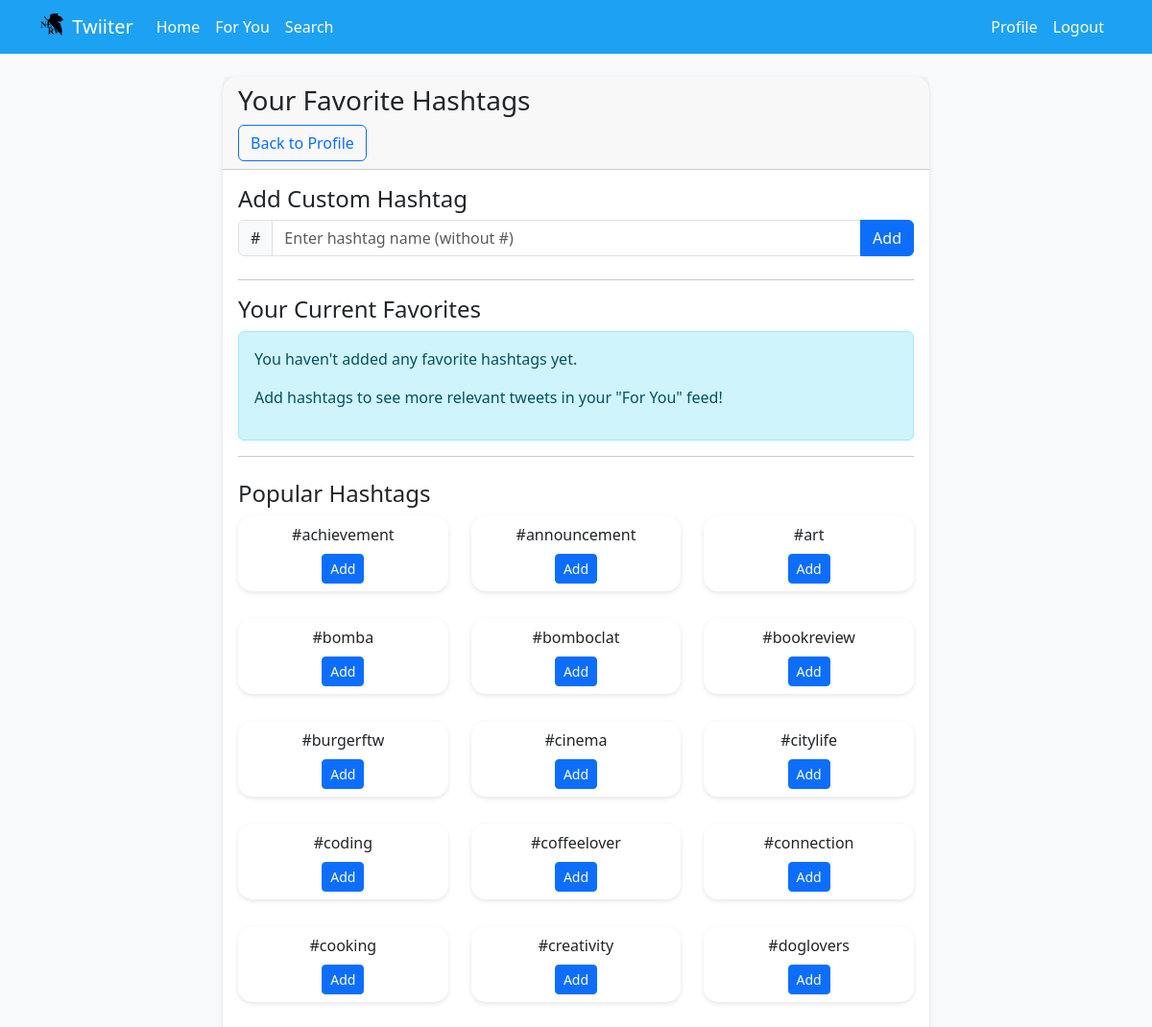
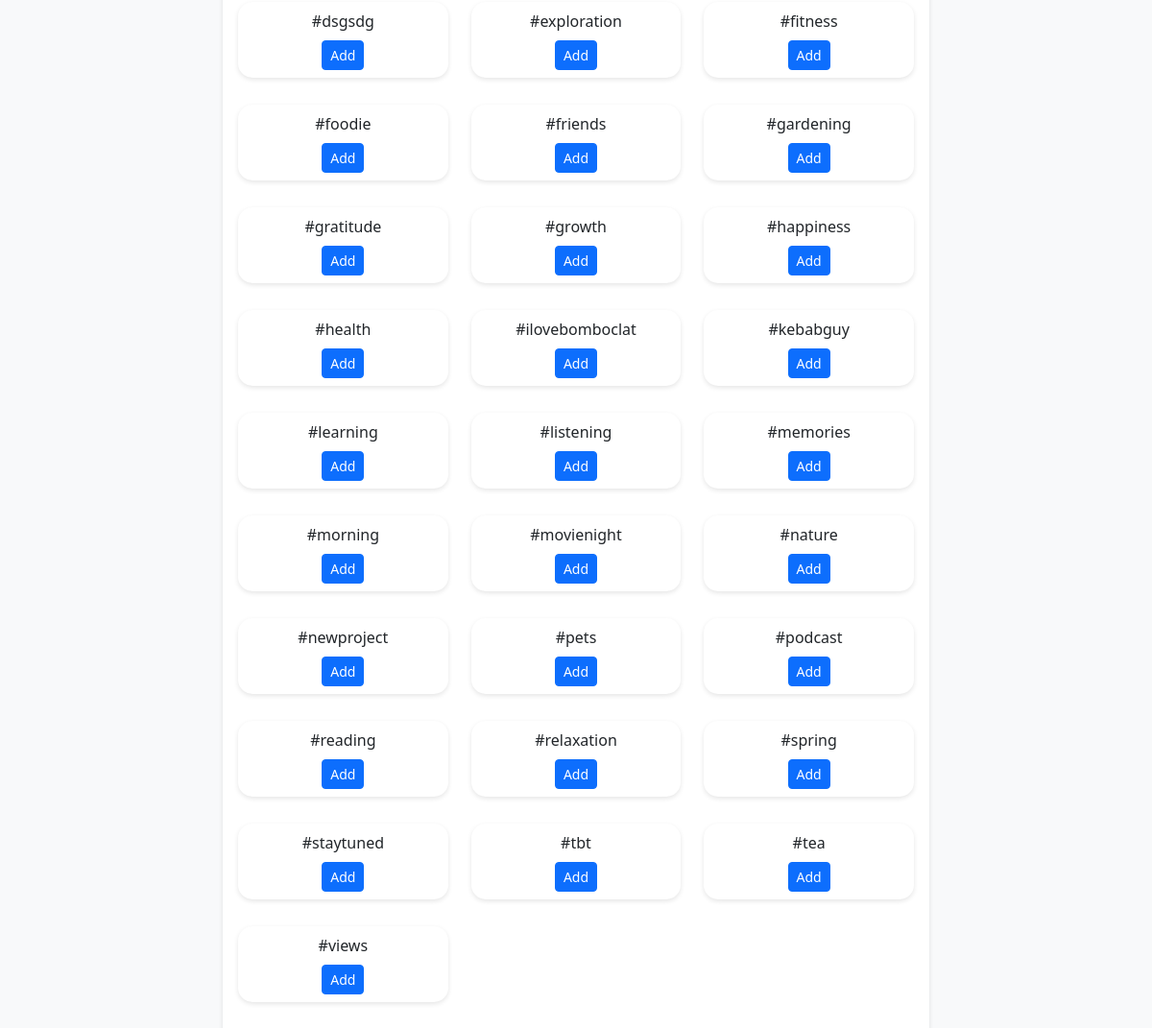
/profile/kire/favorite-tags/ (signed in), run on the app's committed database (2 pictures, top to bottom).
### twiiter/models.py (models this page shows, shortened)
class Hashtag(models.Model):
    name = models.CharField(max_length=50, unique=True)
    tweets = models.ManyToManyField(Tweet, related_name='hashtags')
    created_at = models.DateTimeField(auto_now_add=True)

### twiiter/views.py (the view)
# urls.py: path('profile/<str:username>/favorite-tags/', views.favorite_tags, name='favorite_tags'),
@login_required
def favorite_tags(request, username):
    user = get_object_or_404(User, username=username)
    if request.user != user:
        messages.error(request, "You can only view your own favorite tags!")
        return redirect('twiiter:profile', username=username)
    favorite_tags = FavoriteTag.objects.filter(user=user).select_related('hashtag')
    all_hashtags = Hashtag.objects.all().order_by('name')
    return render(request, 'twiiter/favorite_tags.html', {
        'favorite_tags': favorite_tags,
        'all_hashtags': all_hashtags
    })

### twiiter/templates/twiiter/favorite_tags.html (shortened to what this page needs)
{% extends 'twiiter/base.html' %}
{% block content %}
<div class="row">
    <div class="col-md-8 mx-auto">
        <div class="card mb-4">
            <div class="card-header">
                <h3>Your Favorite Hashtags</h3>
                <a href="{% url 'twiiter:profile' user.username %}" class="btn btn-outline-primary">Back to Profile</a>
            </div>
            <div class="card-body">
                <div class="mb-4">
                    <h4>Add Custom Hashtag</h4>
                    <form method="POST" action="{% url 'twiiter:add_custom_favorite_tag' %}">
                        <div class="input-group mb-3">
                            <span class="input-group-text">#</span>
                            <input type="text" name="hashtag_name" class="form-control" placeholder="Enter hashtag name (without #)" required>
                            <button type="submit" class="btn btn-primary">Add</button>
                        </div>
                    </form>
                </div>
                <hr>
                <h4>Your Current Favorites</h4>
                {% if favorite_tags %}
                    <div class="list-group mb-4">
                        {% for tag in favorite_tags %}
                            <div class="list-group-item d-flex justify-content-between align-items-center">
                                <a href="{% url 'twiiter:hashtag' tag.hashtag.name %}">#{{ tag.hashtag.name }}</a>
                                <a href="{% url 'twiiter:remove_favorite_tag' tag.hashtag.id %}" class="btn btn-sm btn-outline-danger">
                                    <i class="fas fa-times"></i> Remove
                                </a>
                            </div>
                        {% endfor %}
                    </div>
                {% else %}
                    <div class="alert alert-info">
                        <p>You haven't added any favorite hashtags yet.</p>
                        <p>Add hashtags to see more relevant tweets in your "For You" feed!</p>
                    </div>
                {% endif %}
                <hr>
                <h4 class="mt-4">Popular Hashtags</h4>
                <div class="row">
                    {% for hashtag in all_hashtags %}
                        {% if hashtag not in favorite_tags %}
                            <div class="col-md-4 mb-2">
                                <div class="card">
                                    <div class="card-body p-2 text-center">
                                        <span>#{{ hashtag.name }}</span>
                                        <form method="POST" action="{% url 'twiiter:add_favorite_tag' hashtag.id %}">
                                            <button type="submit" class="btn btn-sm btn-primary mt-2">Add</button>
                                        </form>
                                    </div>
                                </div>
                            </div>
                        {% endif %}
                    {% endfor %}
                </div>
            </div>
        </div>
    </div>
</div>
{% endblock %}

### twiiter/templates/twiiter/base.html (style rules this page uses)
body { background-color: #f8f9fa; }
.card { margin-bottom: 20px; border-radius: 15px; border: none; box-shadow: 0 2px 5px rgba(0,0,0,0.1); }

### data on the page
Hashtag: name "achievement"
Hashtag: name "announcement"
Hashtag: name "art"
Hashtag: name "bomba"
Hashtag: name "bomboclat"
Hashtag: name "bookreview"
Hashtag: name "burgerftw"
Hashtag: name "cinema"
Hashtag: name "citylife"
Hashtag: name "coding"
Hashtag: name "coffeelover"
Hashtag: name "connection"
Hashtag: name "cooking"
Hashtag: name "creativity"
Hashtag: name "doglovers"
Hashtag: name "dsgsdg"
Hashtag: name "exploration"
Hashtag: name "fitness"
Hashtag: name "foodie"
Hashtag: name "friends"
Hashtag: name "gardening"
Hashtag: name "gratitude"
Hashtag: name "growth"
Hashtag: name "happiness"
Hashtag: name "health"
Hashtag: name "ilovebomboclat"
Hashtag: name "kebabguy"
Hashtag: name "learning"
Hashtag: name "listening"
Hashtag: name "memories"
Hashtag: name "morning"
Hashtag: name "movienight"
Hashtag: name "nature"
Hashtag: name "newproject"
Hashtag: name "pets"
Hashtag: name "podcast"
Hashtag: name "reading"
Hashtag: name "relaxation"
Hashtag: name "spring"
Hashtag: name "staytuned"
Hashtag: name "tbt"
Hashtag: name "tea"
Hashtag: name "views"
